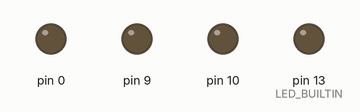
This sketch was run on a simulated Teensy 4. Shown: output pins drawn as LEDs (lit = HIGH). What the sketch prints to the serial monitor is not drawn.

Above: at 0.0 s.
At 0.9 s:
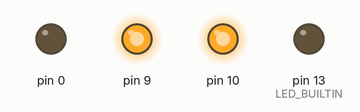
At 18.41 s:
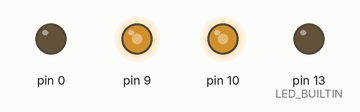
At 38.37 s:
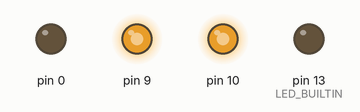
Timing chart, 0 to 40.0 s (numbered marks = the images above):
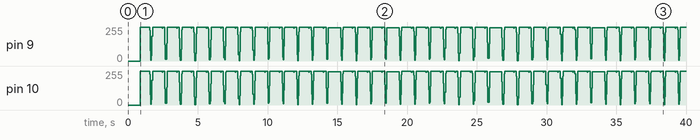

The sketch:

CereWaveGenMax14870Controller_statemachine.ino
```cpp
/* Sine Wave Modulated PWM Generator
 * C.  Davis  4/21/16
 *
 * Thanks to R. Wozniak, Ira, MichaelM and Jp3141 at PJRC Forums for help in optimizations
 * for more information, see the thread located here:
 * http://forum.pjrc.com/threads/26608-Frequency-Locked-Sine-Wave-Generator-Teensy-3-1
 *
 * This program only runs on Teensy 3.1 which has a true Digital to Analog Converter
 * Compile for 96 MHz  <Tools/CPU Speed: "96MHZ (overclock)">
 * Good for 0 to 180 Hz
 */

const int SOUND = 23;
const int DIR1 = 11;
const int DIR2 = 12;
//const int F2 = 4;
//const int F3 = 5;
//const int F4 = 6;
const int MAG1 = 9;
const int MAG2 = 10;
const int POT = 14;
const int STBY = 2;
//const int AUDIO = A6;
int potval=0,val1,val2;

String functions[] = {"trianglewave", "sinewave", "bowedwave", "cavedwave"};

int state=0;
float clock = 95.99899F;    // Clock Calibration Factor for my teensy 3.1 at 96 MHz <Best>
 //float twopi = 6.2831853F;
 //float sineFactor;
int steps = 1000;            // number of phase angle steps for sinewave generation
                             // a smaller number will here allow to go to higher frequency
                             // but will result in a steppier sine curve.
const float delays[]={.4,3,.8,.4,.9,.5,2,.6,1,.4};
const float amps[]={};
const float onoff[] = {0,4095};
int i=0,j=1,k=0;
float clock_steps = (clock * (float)steps * 0.5f);
float amplitude;
float freq, phaseshift;
float phasestep = 2*PI/((float)steps);
float period;
float sineAmplitude[2000]; //Initialize array 1.25 * steps.
                            //This is allows both for 2PI radians of sine,
                            //and 2PI radians of cosine shifted + PI/2
float btriangleAmplitude[2000];  //Bowed triangle
float ctriangleAmplitude[2000];  //Caved triangle
float triangleAmplitude[2000];


void fillSine() {
  for (int i=0; i <= 999; i++){
    freq = (float)i*phasestep;
    sineAmplitude[i]=sin(freq);
    sineAmplitude[1000+i]=sineAmplitude[i];
    Serial.printf("%4d: %3f\n",i,sineAmplitude[i]);
  }
}

void fillBTriangle() {                           /* More like a bowed triangle */
  for (int i=0; i <= 999; i++){
    freq = i*phasestep;
    //Serial.println(phase);
    btriangleAmplitude[i]=sqrt(abs((i%500) -250))/15.81F;
    btriangleAmplitude[1000+i]=btriangleAmplitude[i];
    Serial.printf("%4d: %3f\n",i,btriangleAmplitude[i]);
  }
}
void fillCTriangle() {
  for (int i=0; i <= 511; i++){
    freq = i*phasestep;
    //Serial.println(phase);
    //ctriangleAmplitude[i]=sq(abs((i%500)));
    ctriangleAmplitude[i]=(float)(sq(i-256)%65537)/65536;
    ctriangleAmplitude[512+i]=ctriangleAmplitude[i];
    Serial.printf("%4d: %3f\n",i,ctriangleAmplitude[i]);
  }
}

void fillTriangle() {                         /* triangle wave*/
  for (int i=0; i <= 999; i++) {
    freq = i*phasestep;
    //Serial.println(phase);
    triangleAmplitude[i]=(i%1000/1000.0F);
    triangleAmplitude[1000+i]=triangleAmplitude[i];
    Serial.printf("%4d: %3f\n",i,triangleAmplitude[i]);
  }
}

int magState=LOW;
long previousMillis=0;
/*
void setup() {
  pinMode(DIR1, OUTPUT);
  pinMode(MAG1, OUTPUT);
  pinMode(DIR1,OUTPUT);
  pinMode(MAG2,OUTPUT);
//  pinMode(PWMA,OUTPUT);
//  pinMode(STBY,OUTPUT);
  pinMode(LED_BUILTIN, OUTPUT);
  pinMode(POT, INPUT);
  analogWriteResolution(8);
  Serial.begin(9600);
  delay(1000);
  Serial.println();
  Serial.println("\n--Fill Sin--\n");
  fillSine();
  Serial.println("\n--Fill Bowed Triangle--\n");
  fillBTriangle();
  Serial.println("\n--Fill Curved Triangle--\n");
  fillCTriangle();
  Serial.println("\n--Fill Triangle--\n");
  fillTriangle();
  Serial.println("\n----------------End Wavetables-----------------\n");
  //pinMode(A0,INPUT);
 // analogWriteFrequency(MAG1,30000);
//  analogWriteFrequency(10,20000);
}
*/
float sinewave(int i) {
  amplitude = 2048.0F*(sineAmplitude[i])+2047.0F;
  //Serial.println(amplitude);
  return amplitude;
}
class ElectroMagnet
{
  int updateInterval;      // interval between updates
  unsigned long lastUpdate; // last update of position
  int magState;
  int directionPin;
  int i;
  int steps;
  unsigned long previousMillis;
  int myMotor;
  float strength;
  int dirState;
  int amp;
  int carrierfreq;

public:
  ElectroMagnet(int stepDuration, int motorPin, int PWMCarrierFreq, int direction)
  {
    updateInterval = stepDuration;
   // carrierfreq = PWMCarrierFreq;
    magState = LOW;
    previousMillis = 0;
    i = 0;
    steps = 1000;
    //dirState = FORWARD;
    amp = 0;
    myMotor = motorPin;
    directionPin = direction;
    pinMode(motorPin, OUTPUT);
    pinMode(directionPin, OUTPUT);
    dirState = 0;
    analogWriteFrequency(motorPin, PWMCarrierFreq);
  }

/*
void Initialize(int motorPin, PWMCarrierFreq, direction) {
    myMotor = motorPin;
    directionPin = direction;
    pinMode(motorPin, OUTPUT);
    pinMode(directionPin, OUTPUT);
    dirState = FORWARD;
    analogWriteFrequency(motorPin, PWMCarrierFreq);
}
*/
void Down()
  {
    //servo.detach();
  }

void Update()
  {
    long currentMillis = micros();
    long interval = currentMillis - previousMillis;
    if (i >= steps) i = 0;
    amp = sinewave(i);
    if(amp==0) Serial.printf("%4d: %4d, %i \n",i ,amp, dirState);
    analogWrite(myMotor,0);
    if (i==500) {                  /*  State machine to make the motor alternate directions */
      //digitalWrite(LED_BUILTIN,HIGH);
      if(dirState==0) {           /*  once the pwm finishes it's cycle */
        digitalWrite(myMotor,1);  //reverse motor direction
          dirState=1;
      }
      else if(dirState==1)
      {
        digitalWrite(directionPin,0);
        dirState =0;
        return;
      }
    }
    analogWrite(myMotor,amp);   //set "speed"
    if(interval > updateInterval)   //step intervals which set waveform frequency
    {   // time to update
      //lastUpdate = micros();
      previousMillis = currentMillis;
//      Serial.println(i);
      if(magState == LOW) {
        magState = HIGH;
      } else {
        magState = LOW;
      }
      i++;
    }
  }
};

ElectroMagnet ElectroMagnet1(700,9,1000,0);  // step duration, motor pin number, pwmcarrierfreq, direction
ElectroMagnet ElectroMagnet2(700,10,2000,0);

void setup()
{
  ElectroMagnet ElectroMagnet1(700,9,1000,0);  // step duration, motor pin number, pwmcarrierfreq, direction
  ElectroMagnet ElectroMagnet2(700,10,2000,0);
  analogWriteResolution(8);
  pinMode(LED_BUILTIN,OUTPUT);
  Serial.begin(9600);
  delay(500);
  Serial.println();
  Serial.println("\n--Fill Sin--\n");
  fillSine();
  Serial.println("\n--Fill Bowed Triangle--\n");
  fillBTriangle();
  Serial.println("\n--Fill Curved Triangle--\n");
  fillCTriangle();
  Serial.println("\n--Fill Triangle--\n");
  fillTriangle();
  Serial.println("\n----------------End Wavetables-----------------\n");
  delay(20);
//  ElectroMagnet1.Initialize(3,4000);  //pin, pwmfrequency
//  ElectroMagnet2.Initialize(4,1000);
     //ElectroMagnet1.Update();
}

void loop()
{
 // if(digitalRead(2) == HIGH) {
    ElectroMagnet1.Update();
    ElectroMagnet2.Update();
 // }
//  led1.Update();
//  led2.Update();
//  led3.Update();
}

/*
void loop() {
//  digitalWrite(STBY,HIGH);
//  period = (float)analogRead(POT)/1023.0f;      //get analog value from pots scale to between 0 and 1
    period=.22;
    elapsedMicros timePassed;
    long currentMillis = micros();
    long interval = currentMillis - previousMillis;
    Serial.println(interval);
    //Serial.printf("%4d: %4d\n", i,amp1);
      if (i >= steps) i = 0; // j=random(0,2);k=random(0,2);
      int amp1 = sinewave(i);
      //if (amp1 == 4095 || amp1 == 0) Serial.printf("%4d: %4d\n", i,amp1);
    if(timePassed >= 16000*period) //step intervals which set waveform frequency
    {
      Serial.println(interval);
      previousMillis = currentMillis;
      if(magState == LOW) {
        magState = HIGH;
      } else {
        magState = LOW;
      }
      //if(amp1>2048) digitalWrite(LED_BUILTIN,HIGH); else digitalWrite(LED_BUILTIN,LOW);
      if (i==750) {                      //  State machine to make the motor alternate directions
        if(state==0) {                   //  once the pwm finishes it's cycle
          digitalWrite(DIR1,HIGH);
          digitalWrite(LED_BUILTIN,HIGH);
          state=1;
        }
        else if(state==1) {
          digitalWrite(DIR1,LOW);
          digitalWrite(LED_BUILTIN,LOW);
          state=0;
        }
      }
      //Serial.printf("%4d: %4d\n", i,amp1);
      analogWrite(MAG1, amp1);
      //magState = HIGH;  // Set off state
      i++;
    }
}
*/

float trianglewave(int i) {
  amplitude = 4095.0F*(triangleAmplitude[i]);
  //Serial.println(amplitude);
  return amplitude;
}

float bowedwave(int i) {
  amplitude = 4095.0F*(btriangleAmplitude[i]);
  //Serial.println(amplitude);
  return amplitude;
}

float cavedwave(int i) {
  amplitude = 4095.0F*(ctriangleAmplitude[i]);
  //Serial.println(amplitude);
  return amplitude;
}
```
